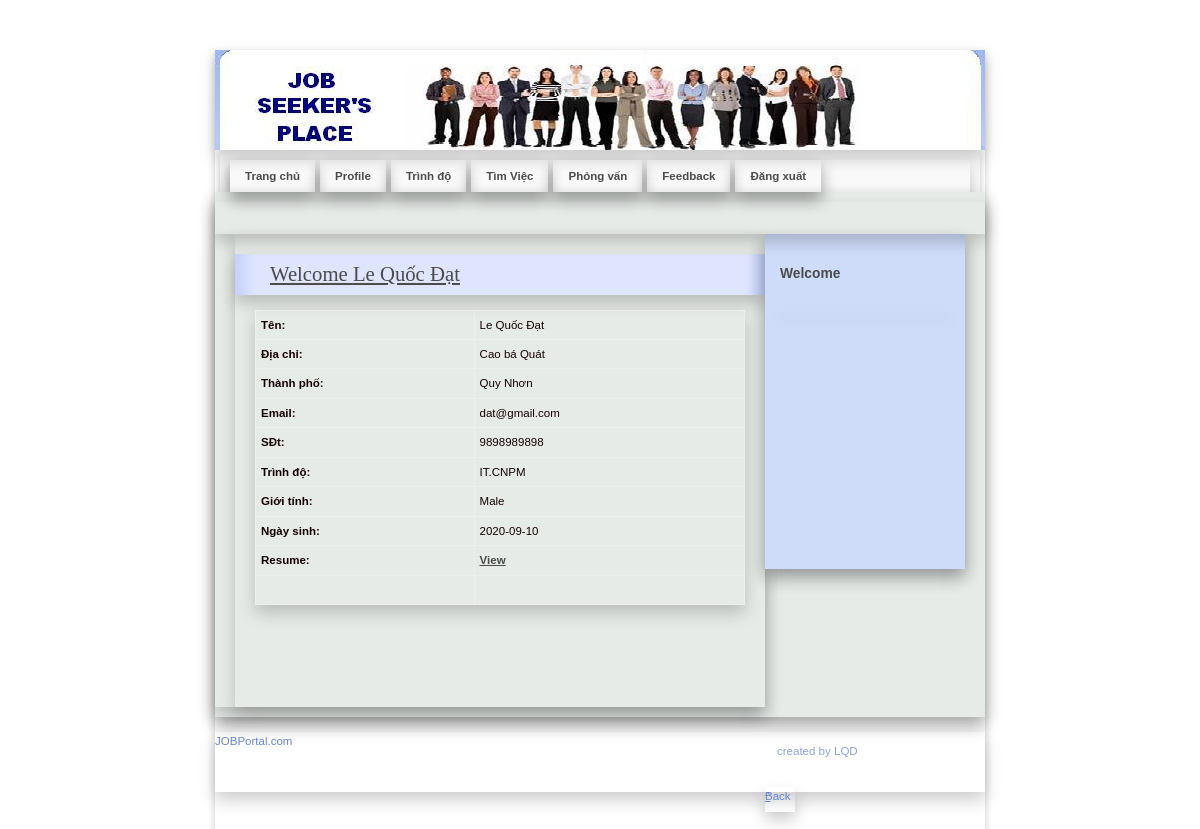
Page /JobSeeker/Profile.php (signed in) on the committed database.
### tables this page shows
CREATE TABLE `jobseeker_reg` (
  `JobSeekId` int(11) NOT NULL,
  `JobSeekerName` varchar(20) NOT NULL,
  `Address` varchar(100) NOT NULL,
  `City` varchar(20) NOT NULL,
  `Email` varchar(40) NOT NULL,
  `Mobile` bigint(20) NOT NULL,
  `Qualification` varchar(20) NOT NULL,
  `Gender` varchar(10) NOT NULL,
  `BirthDate` date NOT NULL,
  `Resume` varchar(200) NOT NULL,
  `Status` varchar(10) NOT NULL,
  `UserName` varchar(20) NOT NULL,
  `Password` varchar(20) NOT NULL,
  `Question` varchar(100) NOT NULL,
  `Answer` varchar(50) NOT NULL
);

### JobSeeker/Profile.php (the view, shortened to what this page needs)
<!DOCTYPE html PUBLIC "-//W3C//DTD XHTML 1.0 Strict//EN" "http://www.w3.org/TR/xhtml1/DTD/xhtml1-strict.dtd">
<html xmlns="http://www.w3.org/1999/xhtml" xml:lang="cs" lang="cs">
<head>
    <link rel="stylesheet" media="screen,projection" type="text/css" href="./css/main.css" />
    <link rel="stylesheet" media="print" type="text/css" href="./css/print.css" />
    <link rel="stylesheet" media="aural" type="text/css" href="./css/aural.css" />
</head>
<body id="www-url-cz">
<div id="main" class="box">
<?php
include "Header.php"
?>
<?php
include "menu.php"
?>
    <div id="page" class="box">
    <div id="page-in" class="box">
        <div id="strip" class="box noprint">
            <p id="breadcrumbs">&nbsp;</p>
        </div>
        <div id="content">
            <div class="article">
                <h2><span><a href="#">Welcome <?php echo $_SESSION['Name'];?></a></span></h2>
<?php
$ID=$_SESSION['ID'];
$con = mysqli_connect("localhost","root","","job");
mysqli_set_charset($con, 'UTF8');
$sql = "select * from jobseeker_reg where JobSeekId='".$ID."'  ";
$result = mysqli_query($con,$sql) or die(mysqli_error($con));
$row = mysqli_fetch_array($result)
?>
                <table width="100%" border="1" cellspacing="2" cellpadding="2">
                  <tr>
                    <td><strong>Tên:</strong></td>
                    <td><?php echo $row['JobSeekerName'];?></td>
                  </tr>
                  <tr>
                    <td><strong>Địa chỉ:</strong></td>
                    <td><?php echo $row['Address'];?></td>
                  </tr>
                  <tr>
                    <td><strong>Thành phố:</strong></td>
                    <td><?php echo $row['City'];?></td>
                  </tr>
                  <tr>
                    <td><strong>Email:</strong></td>
                    <td><?php echo $row['Email'];?></td>
                  </tr>
                  <tr>
                    <td><strong>SĐt:</strong></td>
                    <td><?php echo $row['Mobile'];?></td>
                  </tr>
                  <tr>
                    <td><strong>Trình độ:</strong></td>
                    <td><?php echo $row['Qualification'];?></td>
                  </tr>
                  <tr>
                    <td><strong>Giới tính:</strong></td>
                    <td><?php echo $row['Gender'];?></td>
                  </tr>
                  <tr>
                    <td><strong>Ngày sinh:</strong></td>
                    <td><?php echo $row['BirthDate'];?></td>
                  </tr>
                  <tr>
                    <td><strong>Resume:</strong></td>
                    <td><a href="../upload/<?php echo $row['Resume'];?>" target="_blank"><strong>View</strong></a></td>
                  </tr>
                  <tr>
                    <td>&nbsp;</td>
                    <td>&nbsp;</td>
                  </tr>
                </table>
              <p>&nbsp;</p>
                <p class="btn-more box noprint">&nbsp;</p>
          </div>
        </div>
<?php
include "right.php"
?>
    </div>
    </div>
<?php
include "footer.php"
?>
</div>
</body>
</html>

### JobSeeker/css/main.css (style rules this page uses)
* { min-height: 1px; }
body { border: 0; margin: 0; padding: 0; background: #ffffff; font: 72%/160% "verdana", sans-serif; color: #120101; _text-align: center; }
a { color: #4b4b4b; }
p { border: 0; margin: 15px 0; padding: 0; }
div { display: block; border: 0; margin: 0; padding: 0; box-shadow: 0 8px 16px 0 rgba(0, 0, 0, 0.2); }
h1, h2, h3, h4, h5 { border: 0; margin: 15px 0 10px 0; padding: 0; font-weight: bold; }
h2 { font-size: 180%; line-height: 100%; font-family: "georgia", serif; font-weight: normal; }
table { display: table; border-collapse: collapse; margin: 15px 0; padding: 0; border: 1px solid rgb(238, 95, 95); font-size: 100%; box-shadow: 0 8px 16px 0 rgba(0, 0, 0, 0.2); }
tr { display: table-row; }
th, td { display: table-cell; border: 1px solid rgb(238, 238, 238); margin: 0; padding: 5px; vertical-align: top; text-align: left; }
a, img, span { border: 0; margin: 0; padding: 0; }
strong, .strong { font-weight: bold; }
.box { min-height: 1px; _height: 1px; }
.box:after { content: "."; display: block; line-height: 0px; font-size: 0px; visibility: hidden; clear: both; }
#main { width: 770px; margin: 50px auto 0 auto; _text-align: left; box-shadow: 0 4px 8px 0 rgba(0, 0, 0, 0.2); }
#page { width: 770px; min-height: 1px; background: #e7ebe8; _height: 1px; box-shadow: 0 8px 16px 0 rgba(0, 0, 0, 0.2); }
#page-in { min-height: 1px; padding: 10px 0; _height: 1px; box-shadow: 0 8px 16px 0 rgba(0, 0, 0, 0.2); }
#strip { position: relative; clear: both; padding: 3px 20px 10px 20px; color: #7a807c; }
#strip p { margin: 0; }
#strip #breadcrumbs { width: 520px; margin: 0; padding: 0; }
#content { float: left; width: 530px; _width: 550px; margin: 0; padding: 0 0 0 20px; }
#content .article { clear: both; margin: 0; padding: 20px; }
#content .article h2 { margin: 0 -20px; padding: 10px; background: #dee5fd url("../design/content_title_bg.gif") 0 0 repeat-y; color: #4b4b4b; box-shadow: 0 8px 16px 0 rgba(0, 0, 0, 0.2); }
#content .article h2 span { padding-left: 25px; }
#content .article p { text-align: justify; }
#content .btn-more { margin: 0 0 15px 0; padding: 0; border: 0; position: relative; }

### JobSeeker/css/print.css (style rules this page uses)
body { border:0; margin:0; padding:0; font-size:12pt }
a { color:#000; text-decoration:none; }
h1, h2, h3 { page-break-after:avoid; page-break-inside:avoid; }
table { border-collapse: collapse; border-width:1px; border-style:solid; }
th, td { display:table-cell; border-width:1px; border-style:solid; }
.noprint { display:none; }

### JobSeeker/css/aural.css (style rules this page uses)
body { voice-family:paul,male; volume:loud; speech-rate:slow; richness:90; stress:20; }
h1, h2, h3, h4, h5 { cue-before:url("ping.au"); }
p, table { pause:50ms; }
strong { pitch:medium; pitch-range:60; stress:90; richness:90; }

### rows in the picture
jobseeker_reg: JobSeekerName "Le Quốc Đạt", Address "Cao bá Quát", City "Quy Nhơn", Email "dat@gmail.com", Mobile "9898989898", Qualification "IT.CNPM", Gender "Male", BirthDate "2020-09-10"

### other values in the picture
$_SESSION['Name'] "Le Quốc Đạt"
